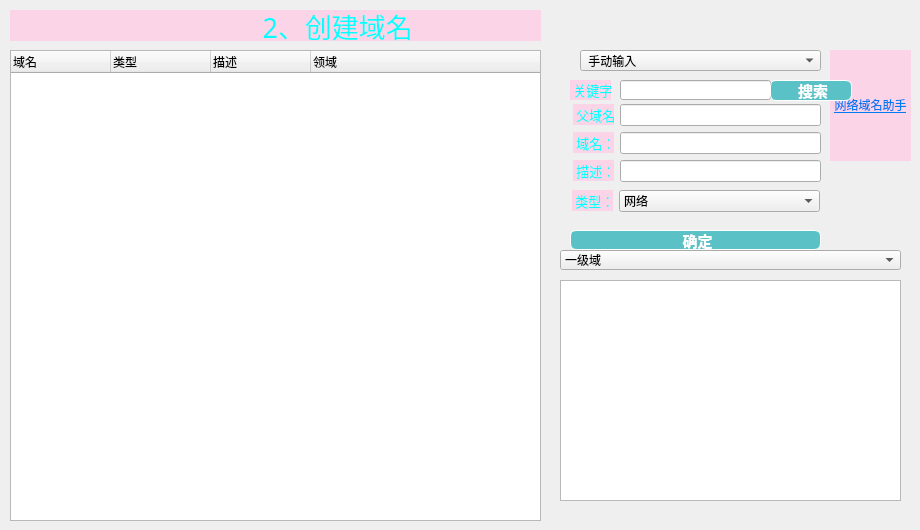
    <widget class="QWidget" name="page">
     <property name="styleSheet">
      <string notr="true"/>
     </property>
     <widget class="QTreeWidget" name="treeWidget">
      <property name="geometry">
       <rect>
        <x>10</x>
        <y>50</y>
        <width>531</width>
        <height>471</height>
       </rect>
      </property>
      <column>
       <property name="text">
        <string>域名</string>
       </property>
      </column>
      <column>
       <property name="text">
        <string>类型</string>
       </property>
      </column>
      <column>
       <property name="text">
        <string>描述</string>
       </property>
      </column>
      <column>
       <property name="text">
        <string>领域</string>
       </property>
      </column>
     </widget>
     <widget class="QLabel" name="label_3">
      <property name="geometry">
       <rect>
        <x>10</x>
        <y>10</y>
        <width>531</width>
        <height>31</height>
       </rect>
      </property>
      <property name="font">
       <font>
        <family>Microsoft New Tai Lue</family>
        <pointsize>20</pointsize>
        <italic>false</italic>
        <bold>false</bold>
       </font>
      </property>
      <property name="styleSheet">
       <string notr="true">color: qlineargradient(spread:pad, x1:0, y1:0, x2:1, y2:0, stop:0 rgba(0, 0, 0, 255), stop:1 rgba(255, 255, 255, 255));
color: rgba(0, 255, 255, 250);
background-color: rgb(251, 212, 231);
font: 20pt &quot;Microsoft New Tai Lue&quot;;</string>
      </property>
      <property name="text">
       <string>                                    2、创建域名</string>
      </property>
     </widget>
     <widget class="QLabel" name="robot">
      <property name="geometry">
       <rect>
        <x>830</x>
        <y>50</y>
        <width>81</width>
        <height>111</height>
       </rect>
      </property>
      <property name="styleSheet">
       <string notr="true"> 
background-color: rgb(251, 212, 231);
border-color: rgb(0, 255, 255);</string>
      </property>
      <property name="text">
       <string>&lt;html&gt;&lt;head/&gt;&lt;body&gt;&lt;p align=&quot;center&quot;&gt;&lt;img src=&quot;:/new/prefix1/QQ20241226-201917.png&quot;/&gt;&lt;/p&gt;&lt;p align=&quot;center&quot;&gt;&lt;a href=&quot;https://webnames-2024.streamlit.app/&quot;&gt;&lt;span style=&quot; text-decoration: underline; color:#007af4;&quot;&gt;网络域名助手&lt;/span&gt;&lt;/a&gt;&lt;/p&gt;&lt;/body&gt;&lt;/html&gt;</string>
      </property>
      <property name="openExternalLinks">
       <bool>true</bool>
      </property>
     </widget>
     <widget class="QComboBox" name="comboBox">
      <property name="geometry">
       <rect>
        <x>619</x>
        <y>190</y>
        <width>201</width>
        <height>22</height>
       </rect>
      </property>
      <item>
       <property name="text">
        <string>网络</string>
       </property>
      </item>
      <item>
       <property name="text">
        <string>教育</string>
       </property>
      </item>
      <item>
       <property name="text">
        <string>科技</string>
       </property>
      </item>
      <item>
       <property name="text">
        <string>社交</string>
       </property>
      </item>
      <item>
       <property name="text">
        <string>商务</string>
       </property>
      </item>
      <item>
       <property name="text">
        <string>广告</string>
       </property>
      </item>
      <item>
       <property name="text">
        <string>搜索</string>
       </property>
      </item>
      <item>
       <property name="text">
        <string>娱乐</string>
       </property>
      </item>
      <item>
       <property name="text">
        <string>电商</string>
       </property>
      </item>
      <item>
       <property name="text">
        <string>云计算</string>
       </property>
      </item>
      <item>
       <property name="text">
        <string>办公</string>
       </property>
      </item>
      <item>
       <property name="text">
        <string>开发</string>
       </property>
      </item>
      <item>
       <property name="text">
        <string>博客</string>
       </property>
      </item>
      <item>
       <property name="text">
        <string>设计</string>
       </property>
      </item>
      <item>
       <property name="text">
        <string>通信</string>
       </property>
      </item>
      <item>
       <property name="text">
        <string>云储存</string>
       </property>
      </item>
      <item>
       <property name="text">
        <string>时间管理</string>
       </property>
      </item>
      <item>
       <property name="text">
        <string>安全</string>
       </property>
      </item>
      <item>
       <property name="text">
        <string>网络安全</string>
       </property>
      </item>
      <item>
       <property name="text">
        <string>音乐</string>
       </property>
      </item>
      <item>
       <property name="text">
        <string>视频</string>
       </property>
      </item>
      <item>
       <property name="text">
        <string>支付</string>
       </property>
      </item>
      <item>
       <property name="text">
        <string>协作</string>
       </property>
      </item>
      <item>
       <property name="text">
        <string>会议</string>
       </property>
      </item>
      <item>
       <property name="text">
        <string>旅行</string>
       </property>
      </item>
      <item>
       <property name="text">
        <string>票务</string>
       </property>
      </item>
      <item>
       <property name="text">
        <string>团购</string>
       </property>
      </item>
      <item>
       <property name="text">
        <string>摄影</string>
       </property>
      </item>
      <item>
       <property name="text">
        <string>生活</string>
       </property>
      </item>
      <item>
       <property name="text">
        <string>问答</string>
       </property>
      </item>
      <item>
       <property name="text">
        <string>新闻</string>
       </property>
      </item>
      <item>
       <property name="text">
        <string>开源软件</string>
       </property>
      </item>
      <item>
       <property name="text">
        <string>网络基础设施</string>
       </property>
      </item>
      <item>
       <property name="text">
        <string>医学研究</string>
       </property>
      </item>
      <item>
       <property name="text">
        <string>版权许可</string>
       </property>
      </item>
      <item>
       <property name="text">
        <string>出版</string>
       </property>
      </item>
      <item>
       <property name="text">
        <string>倡导</string>
       </property>
      </item>
      <item>
       <property name="text">
        <string>隐私保护</string>
       </property>
      </item>
      <item>
       <property name="text">
        <string>直播</string>
       </property>
      </item>
     </widget>
     <widget class="QPushButton" name="sure_2">
      <property name="geometry">
       <rect>
        <x>570</x>
        <y>230</y>
        <width>251</width>
        <height>20</height>
       </rect>
      </property>
      <property name="styleSheet">
       <string notr="true">QPushButton {
	border: 0.5px solid white;
	border-radius: 6px;
	background-color: rgb(90, 194, 198);
	min-width: 80px;
	font-family: &quot;Times New Roman&quot;;
	font-size: 11pt;
	font-weight: bold;
	color: white;
}

QPushButton:hover {
	border: 0.5px solid white;
	border-radius: 6px;
	background-color: #1fab89;
	min-width: 80px;
	font-family: &quot;Times New Roman&quot;;
	font-size: 10pt;
	font-weight: bold;
	color: white;
}</string>
      </property>
      <property name="text">
       <string> 确定</string>
      </property>
     </widget>
     <widget class="QLineEdit" name="descritpion">
      <property name="geometry">
       <rect>
        <x>620</x>
        <y>160</y>
        <width>201</width>
        <height>22</height>
       </rect>
      </property>
     </widget>
     <widget class="QLabel" name="descritpion_name">
      <property name="geometry">
       <rect>
        <x>573</x>
        <y>160</y>
        <width>41</width>
        <height>21</height>
       </rect>
      </property>
      <property name="font">
       <font>
        <family>Microsoft New Tai Lue</family>
        <pointsize>10</pointsize>
        <italic>false</italic>
        <bold>false</bold>
       </font>
      </property>
      <property name="styleSheet">
       <string notr="true">color: qlineargradient(spread:pad, x1:0, y1:0, x2:1, y2:0, stop:0 rgba(0, 0, 0, 255), stop:1 rgba(255, 255, 255, 255));
color: rgba(0, 255, 255, 250);
background-color: rgb(251, 212, 231);
font: 14qt &quot;Microsoft New Tai Lue&quot;;</string>
      </property>
      <property name="text">
       <string> 描述：</string>
      </property>
     </widget>
     <widget class="QLabel" name="my_name_name">
      <property name="geometry">
       <rect>
        <x>573</x>
        <y>132</y>
        <width>41</width>
        <height>21</height>
       </rect>
      </property>
      <property name="font">
       <font>
        <family>Microsoft New Tai Lue</family>
        <pointsize>10</pointsize>
        <italic>false</italic>
        <bold>false</bold>
       </font>
      </property>
      <property name="styleSheet">
       <string notr="true">color: qlineargradient(spread:pad, x1:0, y1:0, x2:1, y2:0, stop:0 rgba(0, 0, 0, 255), stop:1 rgba(255, 255, 255, 255));
color: rgba(0, 255, 255, 250);
background-color: rgb(251, 212, 231);
font: 14qt &quot;Microsoft New Tai Lue&quot;;</string>
      </property>
      <property name="text">
       <string> 域名：</string>
      </property>
     </widget>
     <widget class="QLineEdit" name="myname">
      <property name="geometry">
       <rect>
        <x>620</x>
        <y>132</y>
        <width>201</width>
        <height>22</height>
       </rect>
      </property>
     </widget>
     <widget class="QLineEdit" name="father">
      <property name="geometry">
       <rect>
        <x>620</x>
        <y>104</y>
        <width>201</width>
        <height>22</height>
       </rect>
      </property>
     </widget>
     <widget class="QLabel" name="father_name">
      <property name="geometry">
       <rect>
        <x>573</x>
        <y>104</y>
        <width>41</width>
        <height>21</height>
       </rect>
      </property>
      <property name="font">
       <font>
        <family>Microsoft New Tai Lue</family>
        <pointsize>10</pointsize>
        <italic>false</italic>
        <bold>false</bold>
       </font>
      </property>
      <property name="autoFillBackground">
       <bool>false</bool>
      </property>
      <property name="styleSheet">
       <string notr="true">color: qlineargradient(spread:pad, x1:0, y1:0, x2:1, y2:0, stop:0 rgba(0, 0, 0, 255), stop:1 rgba(255, 255, 255, 255));
color: rgba(0, 255, 255, 250);
background-color: rgb(251, 212, 231);
font: 14qt &quot;Microsoft New Tai Lue&quot;;</string>
      </property>
      <property name="text">
       <string> 父域名：</string>
      </property>
     </widget>
     <widget class="QLabel" name="combpBox_name">
      <property name="geometry">
       <rect>
        <x>572</x>
        <y>190</y>
        <width>41</width>
        <height>21</height>
       </rect>
      </property>
      <property name="font">
       <font>
        <family>Microsoft New Tai Lue</family>
        <pointsize>10</pointsize>
        <italic>false</italic>
        <bold>false</bold>
       </font>
      </property>
      <property name="styleSheet">
       <string notr="true">color: qlineargradient(spread:pad, x1:0, y1:0, x2:1, y2:0, stop:0 rgba(0, 0, 0, 255), stop:1 rgba(255, 255, 255, 255));
color: rgba(0, 255, 255, 250);
background-color: rgb(251, 212, 231);
font: 14qt &quot;Microsoft New Tai Lue&quot;;</string>
      </property>
      <property name="text">
       <string> 类型：</string>
      </property>
     </widget>
     <widget class="QComboBox" name="searchBox_2">
      <property name="geometry">
       <rect>
        <x>580</x>
        <y>50</y>
        <width>241</width>
        <height>21</height>
       </rect>
      </property>
      <item>
       <property name="text">
        <string> 手动输入</string>
       </property>
      </item>
      <item>
       <property name="text">
        <string>文件读取</string>
       </property>
      </item>
      <item>
       <property name="text">
        <string>随机生成（问问AI）</string>
       </property>
      </item>
      <item>
       <property name="text">
        <string>随机生成</string>
       </property>
      </item>
     </widget>
     <widget class="QListWidget" name="tuijian">
      <property name="geometry">
       <rect>
        <x>560</x>
        <y>280</y>
        <width>341</width>
        <height>221</height>
       </rect>
      </property>
     </widget>
     <widget class="QLabel" name="keyword_1">
      <property name="geometry">
       <rect>
        <x>570</x>
        <y>80</y>
        <width>41</width>
        <height>20</height>
       </rect>
      </property>
      <property name="font">
       <font>
        <family>Microsoft New Tai Lue</family>
        <pointsize>10</pointsize>
        <italic>false</italic>
        <bold>false</bold>
       </font>
      </property>
      <property name="autoFillBackground">
       <bool>false</bool>
      </property>
      <property name="styleSheet">
       <string notr="true">color: qlineargradient(spread:pad, x1:0, y1:0, x2:1, y2:0, stop:0 rgba(0, 0, 0, 255), stop:1 rgba(255, 255, 255, 255));
color: rgba(0, 255, 255, 250);
background-color: rgb(251, 212, 231);
font: 14qt &quot;Microsoft New Tai Lue&quot;;</string>
      </property>
      <property name="text">
       <string> 关键字：</string>
      </property>
     </widget>
     <widget class="QLineEdit" name="keyword">
      <property name="geometry">
       <rect>
        <x>620</x>
        <y>80</y>
        <width>151</width>
        <height>20</height>
       </rect>
      </property>
     </widget>
     <widget class="QPushButton" name="sure_6">
      <property name="geometry">
       <rect>
        <x>770</x>
        <y>80</y>
        <width>82</width>
        <height>21</height>
       </rect>
      </property>
      <property name="minimumSize">
       <size>
        <width>82</width>
        <height>0</height>
       </size>
      </property>
      <property name="styleSheet">
       <string notr="true">QPushButton {
	border: 0.5px solid white;
	border-radius: 6px;
	background-color: rgb(90, 194, 198);
	min-width: 80px;
	font-family: &quot;Times New Roman&quot;;
	font-size: 11pt;
	font-weight: bold;
	color: white;
}

QPushButton:hover {
	border: 0.5px solid white;
	border-radius: 6px;
	background-color: #1fab89;
	min-width: 80px;
	font-family: &quot;Times New Roman&quot;;
	font-size: 10pt;
	font-weight: bold;
	color: white;
}</string>
      </property>
      <property name="text">
       <string> 搜索</string>
      </property>
     </widget>
     <widget class="QComboBox" name="searchcomboBox_3">
      <property name="geometry">
       <rect>
        <x>560</x>
        <y>250</y>
        <width>341</width>
        <height>20</height>
       </rect>
      </property>
      <property name="toolTip">
       <string>该模式下选择域名等级查找</string>
      </property>
      <item>
       <property name="text">
        <string>一级域</string>
       </property>
      </item>
      <item>
       <property name="text">
        <string>二级域</string>
       </property>
      </item>
      <item>
       <property name="text">
        <string>三级域</string>
       </property>
      </item>
      <item>
       <property name="text">
        <string>四级域</string>
       </property>
      </item>
      <item>
       <property name="text">
        <string>五级域</string>
       </property>
      </item>
     </widget>
    </widget>
